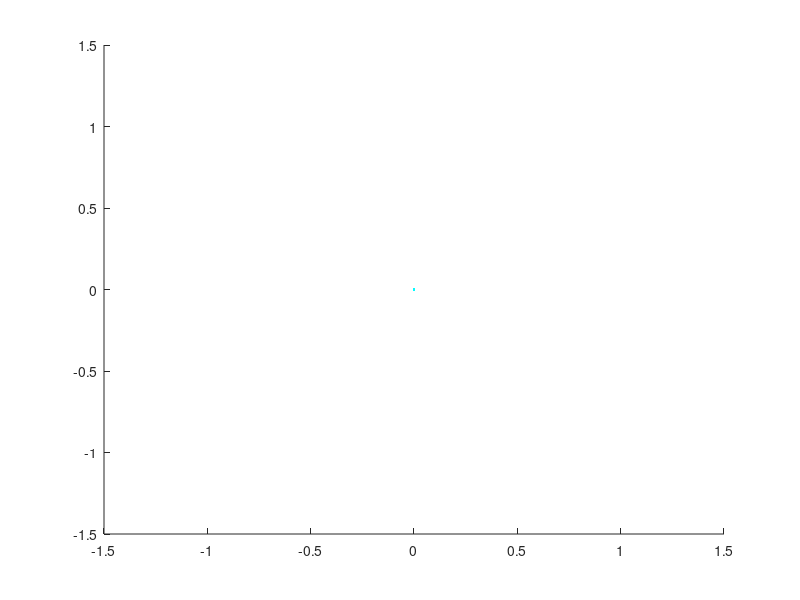

This chart was generated by the following MATLAB code: (Note: this script raises an error after producing the figure.)
clc
clear
clear figure

figure

trail = 0;
full_trail = 0;


cmap1 = colormap(cool);
cmap2 = flipud(cmap1);

cmap = cmap1;
cmap(65 : 128 , :)  = cmap2;
set(groot, 'defaultAxesColorOrder',cmap);


hold on

i = 1;
j = 0;


step = pi/128;

A = [1 1 0 ; 1 0 1 ; 0 1 1];
%A = [4 1 6 ; -4 0 -7 ; 0 0 -3];

axis_size = max(A(:)) * 1.5;

plot3(0,0,0, '.')
xlim([-axis_size axis_size])
ylim([-axis_size axis_size])
zlim([-axis_size axis_size])

loops = length(0 : step :  pi);
loops = loops^2;


xcom(loops) = zeros;
ycom(loops) = zeros;
zcom(loops) = zeros;
B(loops,1:3) = zeros;
Z(loops,1:3) = zeros;

for fi = 0 : step :  pi;
    for theta = 0 : 2*step : 2 * pi;
        xcom(i) = cos(theta)*sin(fi);
        ycom(i) = sin(theta)*sin(fi);
        zcom(i) = cos(fi);
       
        B = A * [xcom(i) ; ycom(i) ; zcom(i)];
        
        
        Z(i,:) = B';
        
        aingel = subspace(B,[xcom(i) ; ycom(i) ; zcom(i)]);
        
        
        if abs(aingel) < .01
            j = j + 1;
            
            store(1:3 , j) = [B(1) ; B(2) ; B(3)];
            store(5:7 , j) = [xcom(i) ; ycom(i) ; zcom(i)];
            quiver3(0,0,0,B(1),B(2),B(3),'g','LineWidth', 3)
            pause(.0001)
        end
        
        
        plot3(xcom(i),ycom(i),zcom(i),'.')
         
        plot3(B(1,1),B(2,1),B(3,1),'r.')
 
        quiver3(0,0,0,xcom(i),ycom(i),zcom(i),'b')
        quiver3(0,0,0,B(1,1),B(2,1),B(3,1),'r')
        
        
        i = i + 1;
         
        pause(.0001)

        children = get(gca, 'children');
     
        %muahahahahaha
        
        delete(children(3));
        delete(children(2));
        delete(children(1));
         
        if trail == 0
            delete(children(3));
            if full_trail == 0
                delete(children(4));
            end
        end
    end
    
    
    if full_trail == 0 && trail == 1
     	delete(children(1:2:63));
    end
        

end
pause(1)
Z =Z';

plot3(xcom(1:12:loops),ycom(1:12:loops),zcom(1:12:loops),'.b')
plot3(Z(1,1:12:loops),Z(2,1:12:loops),Z(3,1:12:loops),'.r')


 



